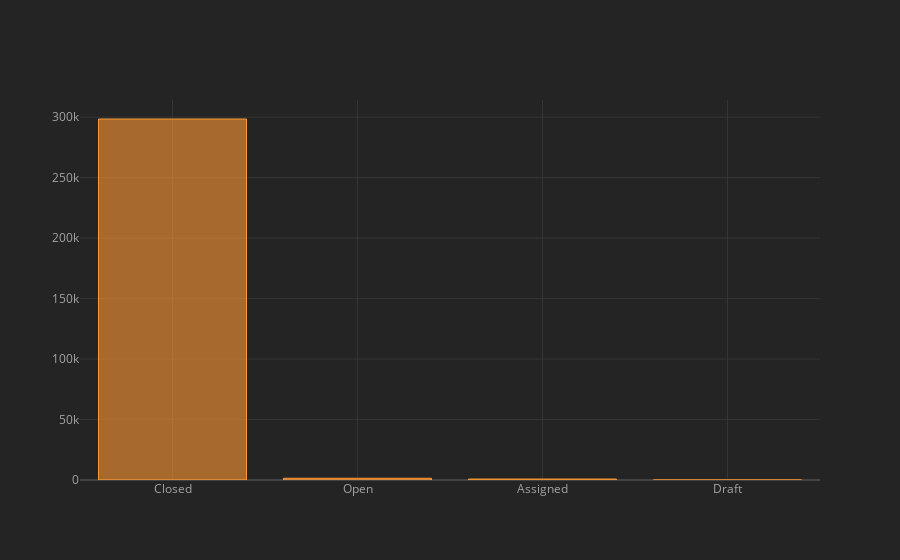

Notebook code for this chart:
### Markdown cell above
In the dataset,
1. Maximum complains i.e. total 51670 are from the WOODSIDE city, zip code:11385
2. Minimum complains are from the ASTORIA city, zip code:11241

### Code cell
print(df.Status.value_counts())
df.Status.value_counts().iplot(kind = 'bar')

### Figure 1 — Plotly figure (JSON) as saved in the notebook; plotly's stock layout.template omitted (floating-point values rounded to 4 significant figures)
{"data": [{"marker": {"color": "rgba(255, 153, 51, 0.6)", "line": {"color": "rgba(255, 153, 51, 1.0)", "width": 1}}, "name": "Status", "orientation": "v", "text": "", "type": "bar", "x": ["Closed", "Open", "Assigned", "Draft"], "y": [298471, 1439, 786, 2]}], "layout": {"legend": {"bgcolor": "#242424", "font": {"color": "#F4F4F4"}}, "paper_bgcolor": "#242424", "plot_bgcolor": "#242424", "title": {"font": {"color": "#F4F4F4"}}, "xaxis": {"gridcolor": "#343434", "showgrid": true, "tickfont": {"color": "#A4A4A4"}, "title": {"font": {"color": "#A4A4A4"}, "text": ""}, "zerolinecolor": "#444444"}, "yaxis": {"gridcolor": "#343434", "showgrid": true, "tickfont": {"color": "#A4A4A4"}, "title": {"font": {"color": "#A4A4A4"}, "text": ""}, "zerolinecolor": "#444444"}}}
